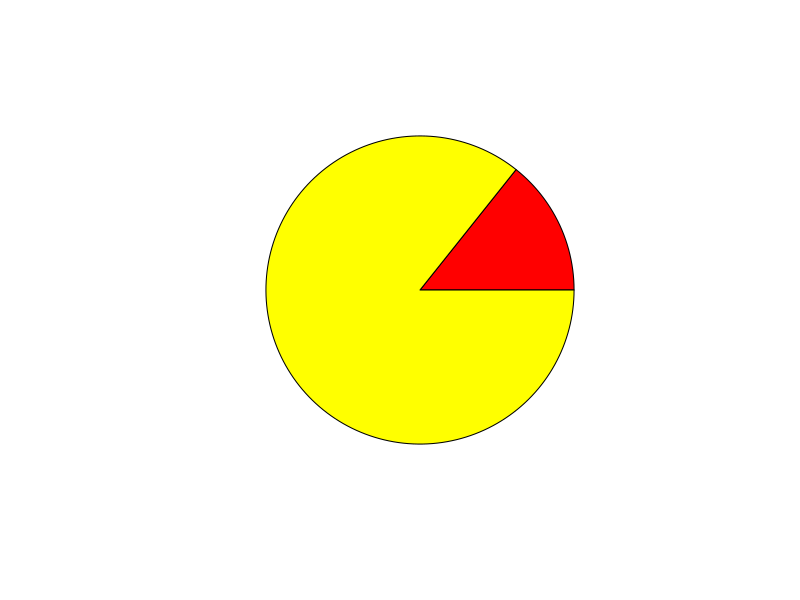
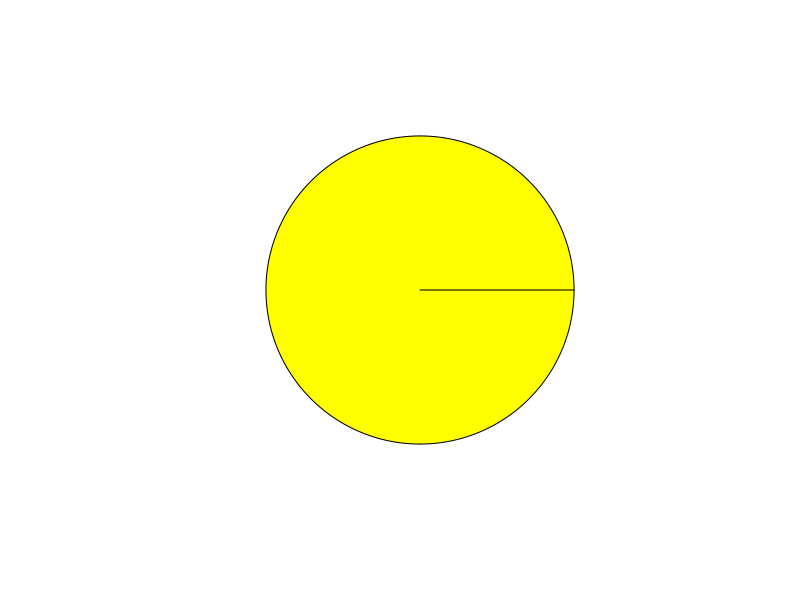

Write R code to recreate these figures, in order.
## ---- chunk 1
for (i in 1:2) {
  pie(c(i %% 2, 6), col = c('red', 'yellow'), labels = NA)
}
